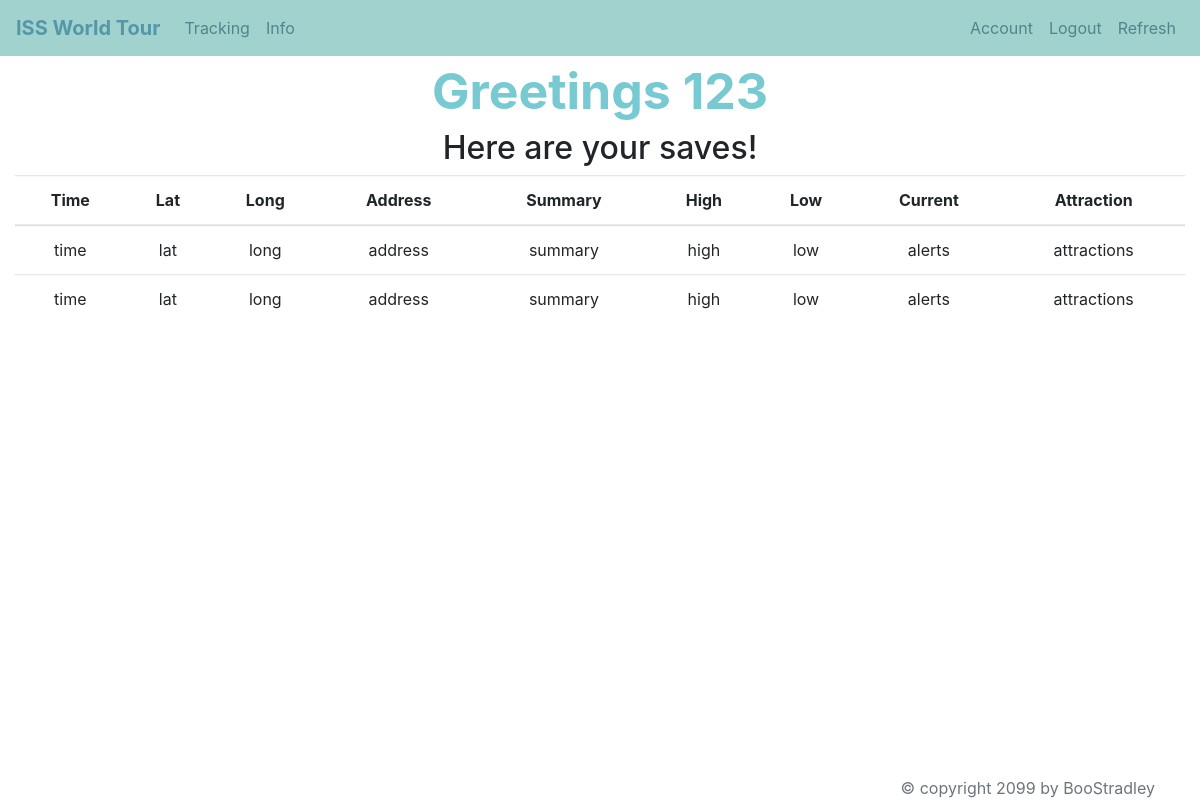
The app's page /account (signed in), older data.
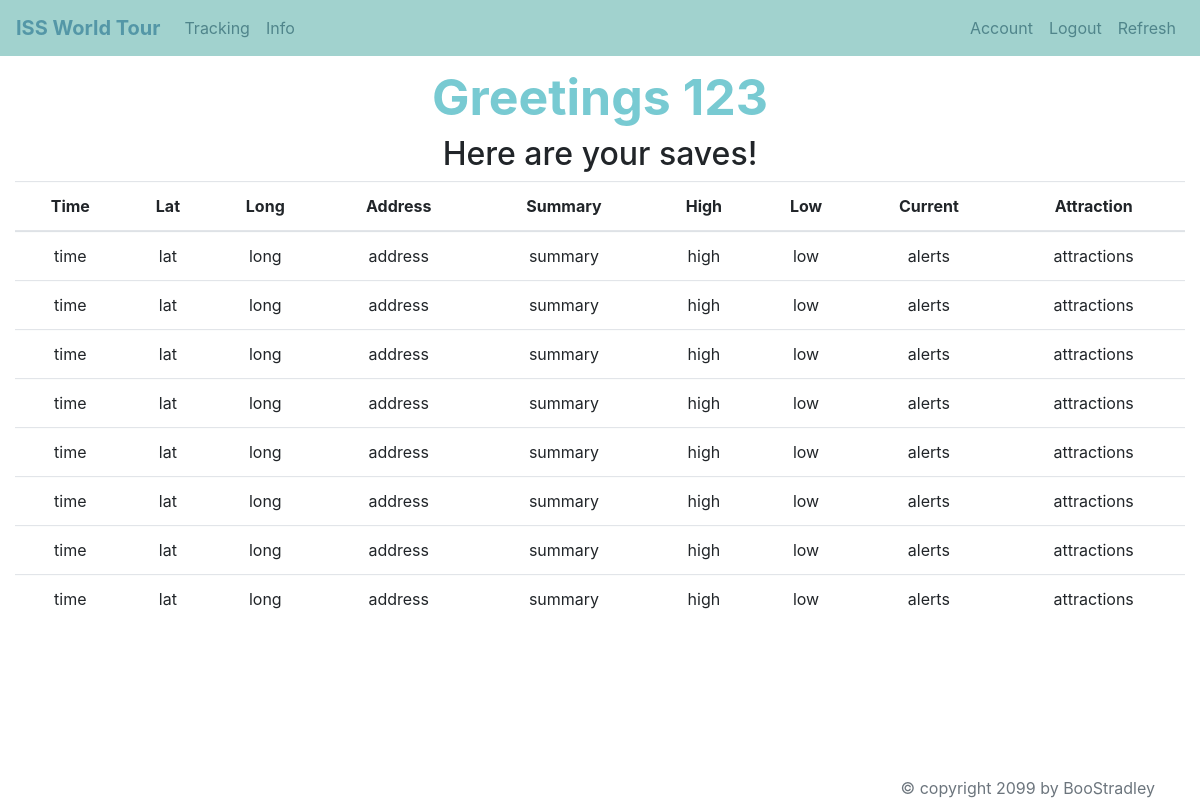
The same page, newer data.
### tables this page shows
CREATE TABLE saves(user TEXT, times TEXT, lat TEXT, long TEXT, address TEXT, summary TEXT, high TEXT, low TEXT, curr TEXT, attraction TEXT);

### app.py (the view)
@app.route("/account")
def account():
    if 'user' not in session:
        return redirect('/track')
    user = session['user']
    saves = getters.get_saves(user)
    return render_template("account.html", SESSION = loggedIn(), saves = saves, user = session['user'])

### app.py (called while the page is built)
def loggedIn():
    if 'user' in session:
        return True
    return False

### util/getters.py (called while the page is built)
def get_saves(user):
    db = sqlite3.connect(DB_FILE)
    c = db.cursor()
    command = "SELECT * FROM saves WHERE user = ?"
    saves = False
    for i in c.execute(command,(user,)):
        saves = True
    if saves:
        all_saves = c.execute(command,(user,)).fetchall()
        db.close()
        return all_saves
    else:
        db.close()
        return []

### templates/account.html (shortened to what this page needs)
{% extends 'base.html' %}
{% block body %}
<div class="account">
  <h1> Greetings {{user}} </h1>
  <h2> Here are your saves!</h2>
  <table class="table">
    <thead>
      <tr>
	<th scope="col">Time</th>
	<th scope="col">Lat</th>
	<th scope="col">Long</th>
	<th scope="col">Address</th>
	<th scope="col">Summary</th>
	<th scope="col">High</th>
	<th scope="col">Low</th>
	<th scope="col">Current</th>
	<th scope="col">Attraction</th>
      </tr>
    </thead>
    <tbody>
      {% for save in saves %}
      <tr>
	<td>{{save[1]}}</td>
	<td>{{save[2]}}</td>
	<td>{{save[3]}}</td>
	<td>{{save[4]}}</td>
	<td>{{save[5]}}</td>
	<td>{{save[6]}}</td>
	<td>{{save[7]}}</td>
	<td>{{save[8]}}</td>
	<td>{{save[9]}}</td>
      </tr>
      {% endfor %}
    </tbody>
  </table>
</div>
{% endblock %}

### templates/base.html (shortened to what this page needs)
<!DOCTYPE html>
<html>
  <head>
    <link rel="stylesheet" href="https://stackpath.bootstrapcdn.com/bootstrap/4.1.3/css/bootstrap.min.css">
    <link rel="stylesheet" type="text/css" href="../static/custom.css">
  </head>
  {% block navbar %}
  <nav class="navbar navbar-expand-lg">
    <a class="navbar-brand">ISS World Tour</a>
    <div class="collapse navbar-collapse" id="navbarNavAltMarkup">
      <div class="navbar-nav">
	<a class="nav-item nav-link" href="track">Tracking</a>
	<a class="nav-item nav-link" href="info">Info</a>
      </div>
    </div>
    <ul class="nav navbar-nav navbar-right">
      {% if SESSION %}
      <a class="nav-item nav-link" href="account">Account</a>
      <a class="nav-item nav-link" href="logout">Logout</a>
      {% endif %}
      <a class="nav-item nav-link" href="update">Refresh</a>
    </ul>
  </nav>
  {% endblock %}
  <body>
    <div class = "container-fluid">
      <div class = "body">
	{% block body %}
	{% endblock %}
      </div>
    </div>
  </body>
  <footer class = "footer">
    <div class = "container">
      {% block footer %}
      <span class = "text-muted">&copy; copyright 2099 by BooStradley</span>
      {% endblock %}
    </div>
  </footer>
</html>

### static/custom.css (style rules this page uses)
.navbar-expand-lg { background-color: #A1D2CE; font-size: 16px; border: 0; border-radius: 0px; }
.navbar-brand { font-weight: bold; color: #5497A7 !important; }
.navbar-expand-lg .navbar-nav .nav-link { color: #50858B; }
.h1, h1 { text-align: center; font-size: 50px; color: #78CAD2; font-weight: bold; }
.body { text-align: center; }
.account { transform: translateY(2%) }
.footer { position: fixed; bottom: 0; width: 100%; text-align: right; }

Row changes from the older to the newer data that the page shows:
added saves: times "time", lat "lat", long "long", address "address", summary "summary", high "high", low "low", curr "alerts", attraction "attractions"
added saves: times "time", lat "lat", long "long", address "address", summary "summary", high "high", low "low", curr "alerts", attraction "attractions"
added saves: times "time", lat "lat", long "long", address "address", summary "summary", high "high", low "low", curr "alerts", attraction "attractions"
added saves: times "time", lat "lat", long "long", address "address", summary "summary", high "high", low "low", curr "alerts", attraction "attractions"
added saves: times "time", lat "lat", long "long", address "address", summary "summary", high "high", low "low", curr "alerts", attraction "attractions"
added saves: times "time", lat "lat", long "long", address "address", summary "summary", high "high", low "low", curr "alerts", attraction "attractions"
